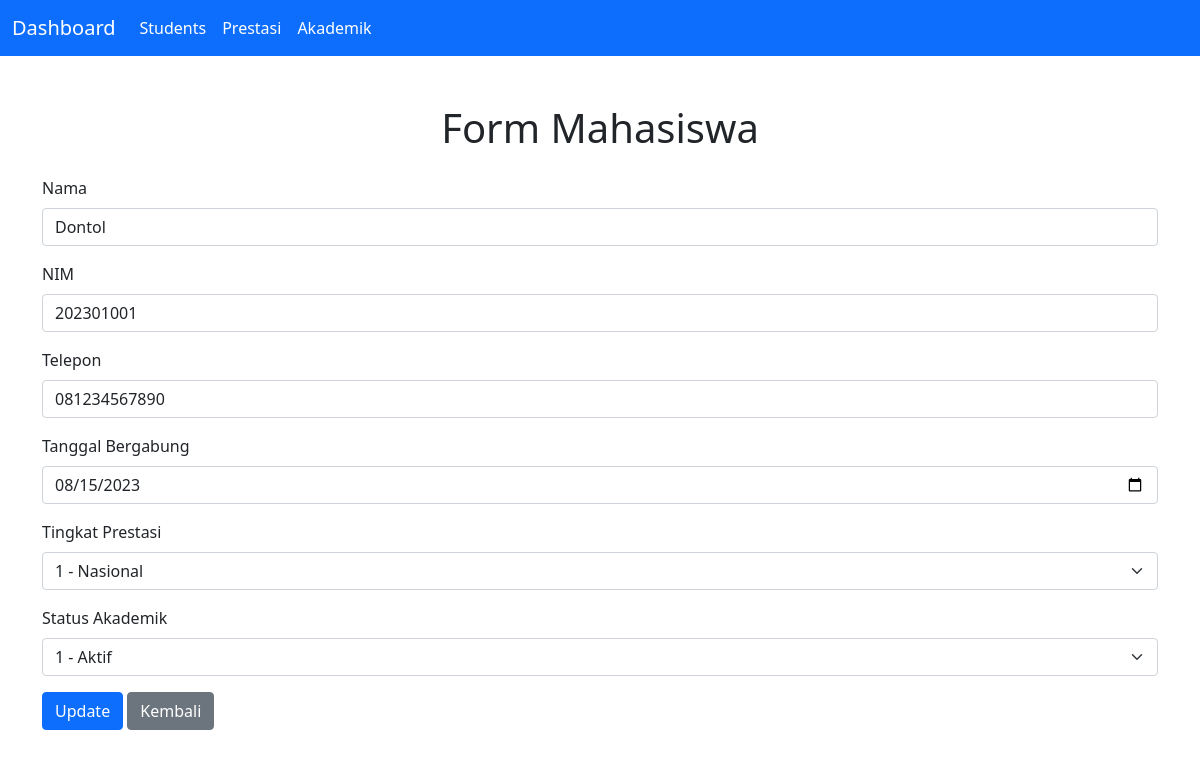
The page /tp_mvc/students.php?action=edit&id=1 on the database its author committed.
### tables this page shows
CREATE TABLE `students` (
  `name` varchar(255) NOT NULL,
  `nim` varchar(255) NOT NULL,
  `phone` varchar(255) NOT NULL,
  `join_date` date NOT NULL,
  `id` int NOT NULL,
  `id_prestasi` int NOT NULL,
  `id_akademik` int NOT NULL
);

CREATE TABLE `prestasi` (
  `id_prestasi` int NOT NULL,
  `tingkat_prestasi` varchar(255) NOT NULL
);

CREATE TABLE `akademik` (
  `id_akademik` int NOT NULL,
  `status_akademik` varchar(255) NOT NULL
);

### tp_mvc/models/Students.class.php (called while the page is built, shortened)
<?php
include_once("models/DB.class.php");
class Students extends DB
{
    function getById($id)
    {
        $query = "SELECT * FROM students WHERE id = '$id'";
        return $this->execute($query);
    }
    public function getPrestasiOptions()
    {
        $query = "SELECT id_prestasi, tingkat_prestasi FROM prestasi";
        return $this->execute($query);
    }
    public function getAkademikOptions()
    {
        $query = "SELECT id_akademik, status_akademik FROM akademik";
        return $this->execute($query);
    }
}

### tp_mvc/models/DB.class.php (called while the page is built, shortened)
<?php
class DB {
    private $host;
    private $user;
    private $pass;
    private $dbname;
    private $conn;
    function __construct($host, $user, $pass, $name) {
        $this->host = $host;
        $this->user = $user;
        $this->pass = $pass;
        $this->dbname = $name;
    }
    function open() {
        $this->conn = new mysqli($this->host, $this->user, $this->pass, $this->dbname);
    }
    function execute($query) {
        return $this->conn->query($query);
    }
    function fetch($result) {
        return $result->fetch_assoc();
    }
}

### tp_mvc/controllers/students.controller.php (called while the page is built, shortened)
<?php
include_once("conf.php");
include_once("models/DB.class.php");
include_once("models/Students.class.php");
include_once("views/Students.view.php");
class StudentsController
{
    private $students;
    function __construct()
    {
        $this->students = new Students(Conf::$db_host, Conf::$db_user, Conf::$db_pass, Conf::$db_name);
    }
    function edit($id)
    {
        $this->students->open();
        $result = $this->students->getById($id);
        $data = $this->students->fetch($result);
        $view = new StudentsView();
        $view->renderForm($data);
    }
}

### tp_mvc/views/Students.view.php (the view, shortened to what this page needs)
<?php
include_once("views/Template.class.php");
class StudentsView
{
    private $students;
    public function __construct()
    {
        $this->students = new Students(Conf::$db_host, Conf::$db_user, Conf::$db_pass, Conf::$db_name);
    }
    public function renderForm($data = null)
    {
        $this->students->open();
        $prestasiResult = $this->students->getPrestasiOptions();
        $prestasiOptions = '';
        while ($row = $this->students->fetch($prestasiResult)) {
            $selected = ($data && $data['id_prestasi'] == $row['id_prestasi']) ? 'selected' : '';
            $prestasiOptions .= "<option value='{$row['id_prestasi']}' $selected>{$row['id_prestasi']} - {$row['tingkat_prestasi']}</option>";
        }
        $akademikResult = $this->students->getAkademikOptions();
        $akademikOptions = '';
        while ($row = $this->students->fetch($akademikResult)) {
            $selected = ($data && $data['id_akademik'] == $row['id_akademik']) ? 'selected' : '';
            $akademikOptions .= "<option value='{$row['id_akademik']}' $selected>{$row['id_akademik']} - {$row['status_akademik']}</option>";
        }
    }
}

### tp_mvc/views/Template.class.php (shortened to what this page needs)
<?php
class Template
{
    private $content = '';
    public function __construct($filename = '')
    {
        $this->content = file_exists($filename) ? file_get_contents($filename) : '';
    }
    public function clear()
    {
        $this->content = preg_replace("/DATA_[A-Z_0-9]+/", "", $this->content);
    }
    public function write()
    {
        echo $this->content;
    }
    public function replace($placeholder = '', $value = '')
    {
        $this->content = str_replace($placeholder, $value, $this->content);
    }
}

### rows shown on the page
students: name "Dontol", nim "202301001", phone "081234567890", join_date "08/15/2023"
prestasi: id_prestasi "1 - Nasional"
akademik: id_akademik "1 - Aktif"
